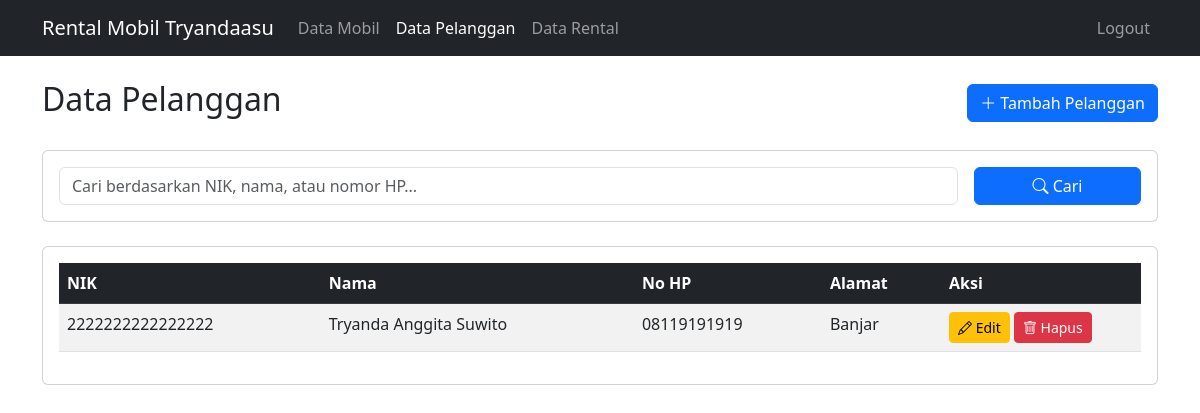
The app's page /pelanggan.php (signed in) with its own data.
### tables this page shows
CREATE TABLE `tbl_pelanggan_tryandaasu` (
  `nik_ktp_tryandaasu` varchar(16) NOT NULL,
  `nama_tryandaasu` varchar(35) DEFAULT NULL,
  `no_hp_tryandaasu` varchar(15) DEFAULT NULL,
  `alamat_tryandaasu` varchar(45) DEFAULT NULL
);

### pelanggan.php (the view, shortened to what this page needs)
<?php
require_once 'koneksi.php';
$search = isset($_GET['search']) ? $conn->real_escape_string($_GET['search']) : '';
$query = "SELECT * FROM tbl_pelanggan_tryandaasu";
$result = $conn->query($query);
?>
<!DOCTYPE html>
<html lang="en">
<head>
    <link href="https://cdn.jsdelivr.net/npm/bootstrap@5.3.0/dist/css/bootstrap.min.css" rel="stylesheet">
    <link href="https://cdn.jsdelivr.net/npm/sweetalert2@11.0.19/dist/sweetalert2.min.css" rel="stylesheet">
    <link rel="stylesheet" href="https://cdn.jsdelivr.net/npm/bootstrap-icons@1.7.2/font/bootstrap-icons.css">
</head>
<body>
    <nav class="navbar navbar-expand-lg navbar-dark bg-dark">
        <div class="container">
            <a class="navbar-brand" href="index.php">Rental Mobil Tryandaasu</a>
            <div class="collapse navbar-collapse" id="navbarNav">
                <ul class="navbar-nav me-auto">
                    <li class="nav-item">
                        <a class="nav-link" href="mobil.php">Data Mobil</a>
                    </li>
                    <li class="nav-item">
                        <a class="nav-link active" href="pelanggan.php">Data Pelanggan</a>
                    </li>
                    <li class="nav-item">
                        <a class="nav-link" href="rental.php">Data Rental</a>
                    </li>
                </ul>
                <ul class="navbar-nav">
                    <li class="nav-item">
                        <a class="nav-link" href="logout.php">Logout</a>
                    </li>
                </ul>
            </div>
        </div>
    </nav>
    <div class="container mt-4">
        <div class="d-flex justify-content-between align-items-center mb-4">
            <h2>Data Pelanggan</h2>
            <a href="tambah_pelanggan.php" class="btn btn-primary">
                <i class="bi bi-plus-lg"></i> Tambah Pelanggan
            </a>
        </div>
        <div class="card mb-4">
            <div class="card-body">
                <form method="GET" class="row g-3">
                    <div class="col-md-10">
                        <input type="text" class="form-control" name="search" placeholder="Cari berdasarkan NIK, nama, atau nomor HP..." value="<?php echo $search; ?>">
                    </div>
                    <div class="col-md-2">
                        <button type="submit" class="btn btn-primary w-100">
                            <i class="bi bi-search"></i> Cari
                        </button>
                    </div>
                </form>
            </div>
        </div>
        <div class="card">
            <div class="card-body">
                <div class="table-responsive">
                    <table class="table table-striped table-hover">
                        <thead class="table-dark">
                            <tr>
                                <th>NIK</th>
                                <th>Nama</th>
                                <th>No HP</th>
                                <th>Alamat</th>
                                <th width="200">Aksi</th>
                            </tr>
                        </thead>
                        <tbody>
                            <?php if ($result->num_rows > 0): ?>
                                <?php while ($row = $result->fetch_assoc()): ?>
                                    <tr>
                                        <td><?php echo htmlspecialchars($row['nik_ktp_tryandaasu']); ?></td>
                                        <td><?php echo htmlspecialchars($row['nama_tryandaasu']); ?></td>
                                        <td><?php echo htmlspecialchars($row['no_hp_tryandaasu']); ?></td>
                                        <td><?php echo htmlspecialchars($row['alamat_tryandaasu']); ?></td>
                                        <td>
                                            <a href="edit_pelanggan.php?id=<?php echo $row['nik_ktp_tryandaasu']; ?>" class="btn btn-warning btn-sm">
                                                <i class="bi bi-pencil"></i> Edit
                                            </a>
                                            <button onclick="confirmDelete('<?php echo $row['nik_ktp_tryandaasu']; ?>')" class="btn btn-danger btn-sm">
                                                <i class="bi bi-trash"></i> Hapus
                                            </button>
                                        </td>
                                    </tr>
                                <?php endwhile; ?>
                            <?php else: ?>
                                <tr>
                                    <td colspan="5" class="text-center">Tidak ada data pelanggan</td>
                                </tr>
                            <?php endif; ?>
                        </tbody>
                    </table>
                </div>
            </div>
        </div>
    </div>
</body>
</html>

### records on screen
tbl_pelanggan_tryandaasu: nik_ktp_tryandaasu "2222222222222222", nama_tryandaasu "Tryanda Anggita Suwito", no_hp_tryandaasu "08119191919", alamat_tryandaasu "Banjar"
